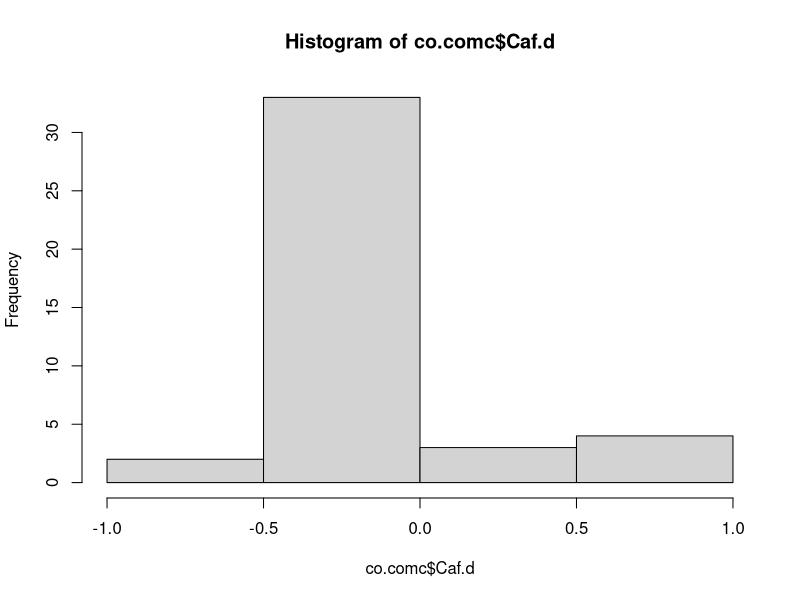
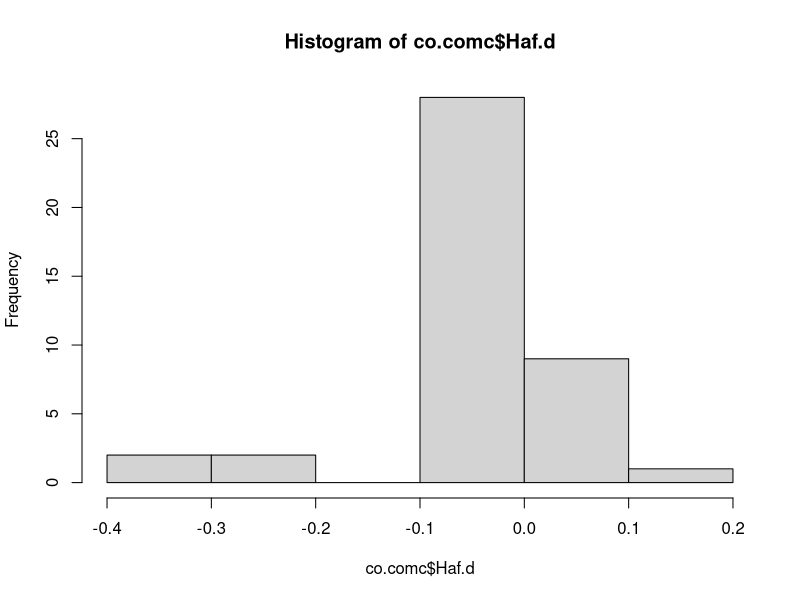
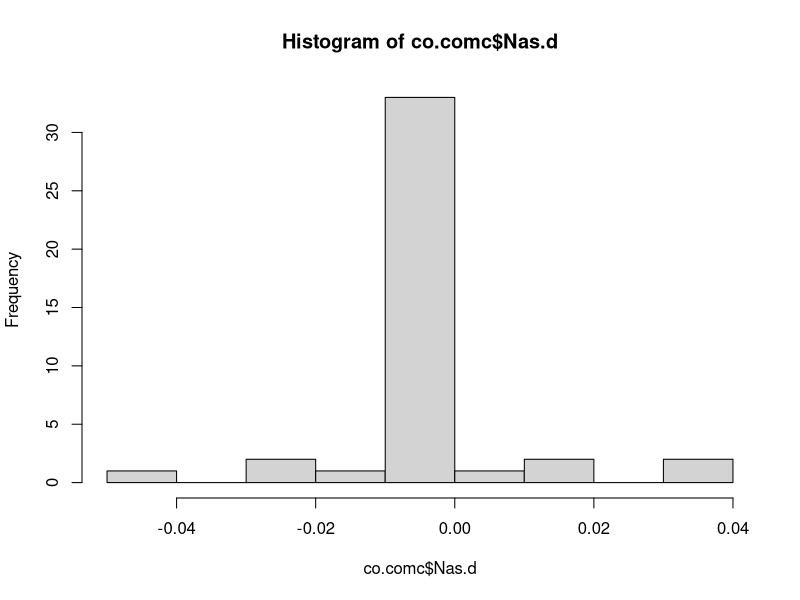
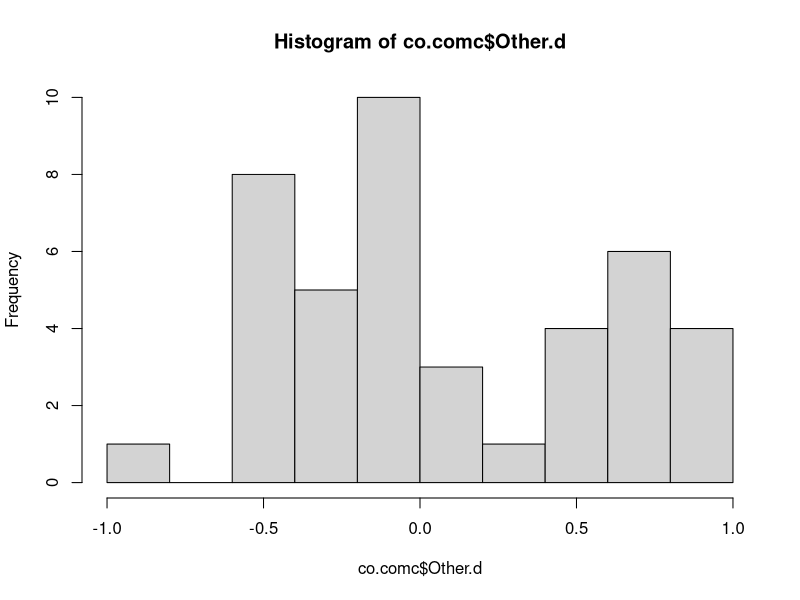
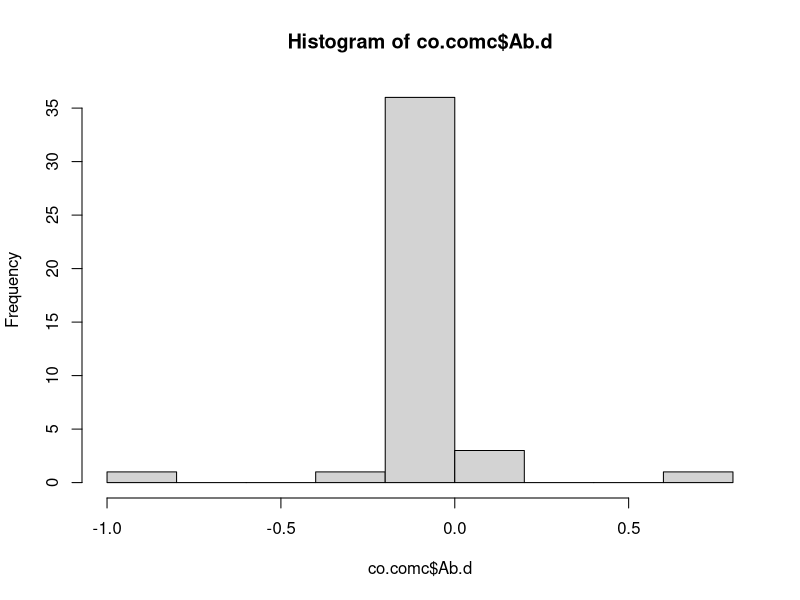
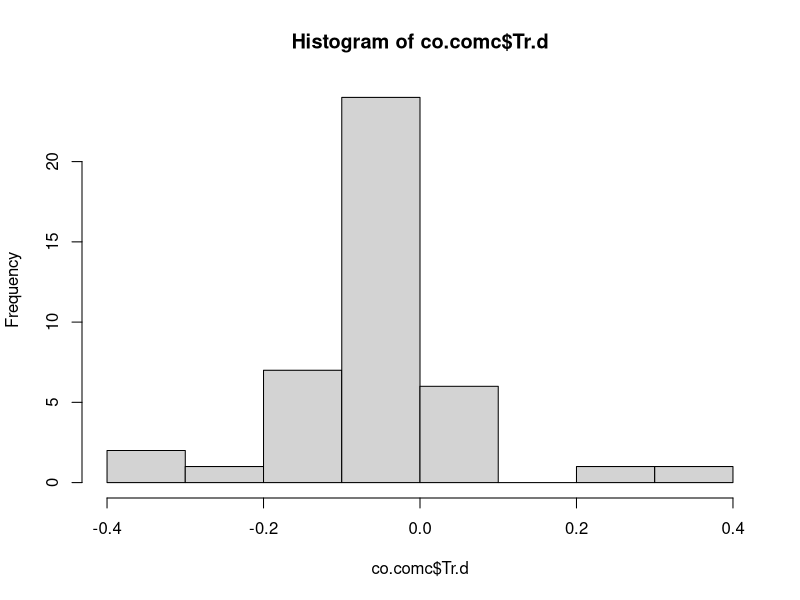
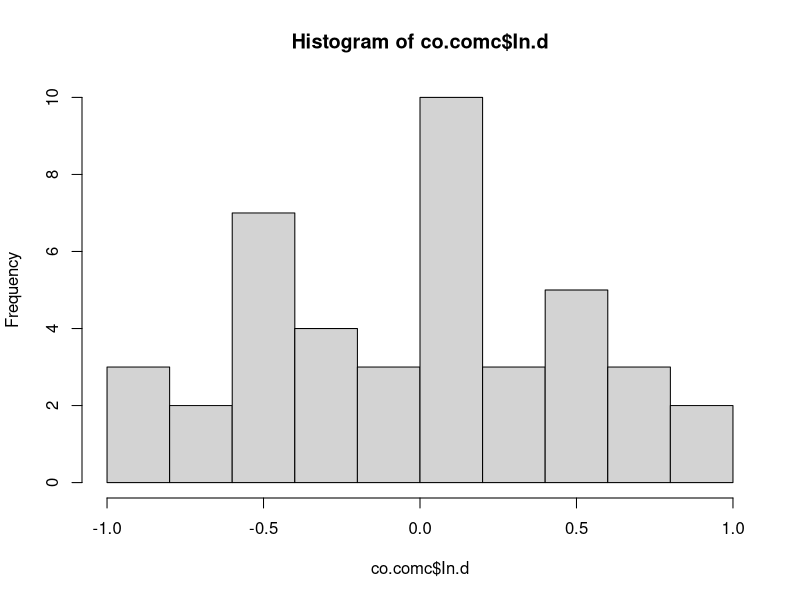

Write R code to recreate these figures, in order.
#1-Nov-19
#CPA and EAP
#Carry over and carry over matched control analysis

#load and process data
co.comc = read.table(file="CO.COMC.csv", header = T, sep = ",")#load table into R
str(co.comc)#returns structure of table

#total carry over seconds
co.comc$total.co = co.comc$CAfCO + co.comc$HAfCO + co.comc$NASCO + co.comc$OtherCO + co.comc$AbCO + co.comc$TrCO + co.comc$InCO

#total carry over matched control seconds
co.comc$total.comc = co.comc$CafCOMC + co.comc$HafCOMC + co.comc$NASCOMC + co.comc$OtherCOMC + co.comc$AbCOMC+ co.comc$TrCOMC + co.comc$InCOMC

#calculate proportions CO
co.comc$CAfCO.p = co.comc$CAfCO/co.comc$total.co
co.comc$HAfCO.p = co.comc$HAfCO/co.comc$total.co
co.comc$NASCO.p = co.comc$NASCO/co.comc$total.co
co.comc$OtherCO.p = co.comc$OtherCO/co.comc$total.co
co.comc$AbCO.p = co.comc$AbCO/co.comc$total.co
co.comc$TrCO.p = co.comc$TrCO/co.comc$total.co
co.comc$InCO.p = co.comc$InCO/co.comc$total.co

#calculate proportions COMC
co.comc$CAfCOMC.p = co.comc$CafCOMC/co.comc$total.comc
co.comc$HAfCOMC.p = co.comc$HafCOMC/co.comc$total.comc
co.comc$NASCOMC.p = co.comc$NASCOMC/co.comc$total.comc
co.comc$OtherCOMC.p = co.comc$OtherCOMC/co.comc$total.comc
co.comc$AbCOMC.p = co.comc$AbCOMC/co.comc$total.comc
co.comc$TrCOMC.p = co.comc$TrCOMC/co.comc$total.comc
co.comc$InCOMC.p = co.comc$InCOMC/co.comc$total.comc

#calculate difference of CO and COMC
co.comc$Caf.d = co.comc$CAfCO.p - co.comc$CAfCOMC.p
co.comc$Haf.d = co.comc$HAfCO.p - co.comc$HAfCOMC.p
co.comc$Nas.d = co.comc$NASCO.p - co.comc$NASCOMC.p
co.comc$Other.d = co.comc$OtherCO.p - co.comc$OtherCOMC.p
co.comc$Ab.d = co.comc$AbCO.p - co.comc$AbCOMC.p
co.comc$Tr.d = co.comc$TrCO.p - co.comc$TrCOMC.p
co.comc$In.d = co.comc$InCO.p - co.comc$InCOMC.p

#graphs
hist(co.comc$Caf.d)
hist(co.comc$Haf.d)
hist(co.comc$Nas.d)
hist(co.comc$Other.d)
hist(co.comc$Ab.d)
hist(co.comc$Tr.d)
hist(co.comc$In.d)
